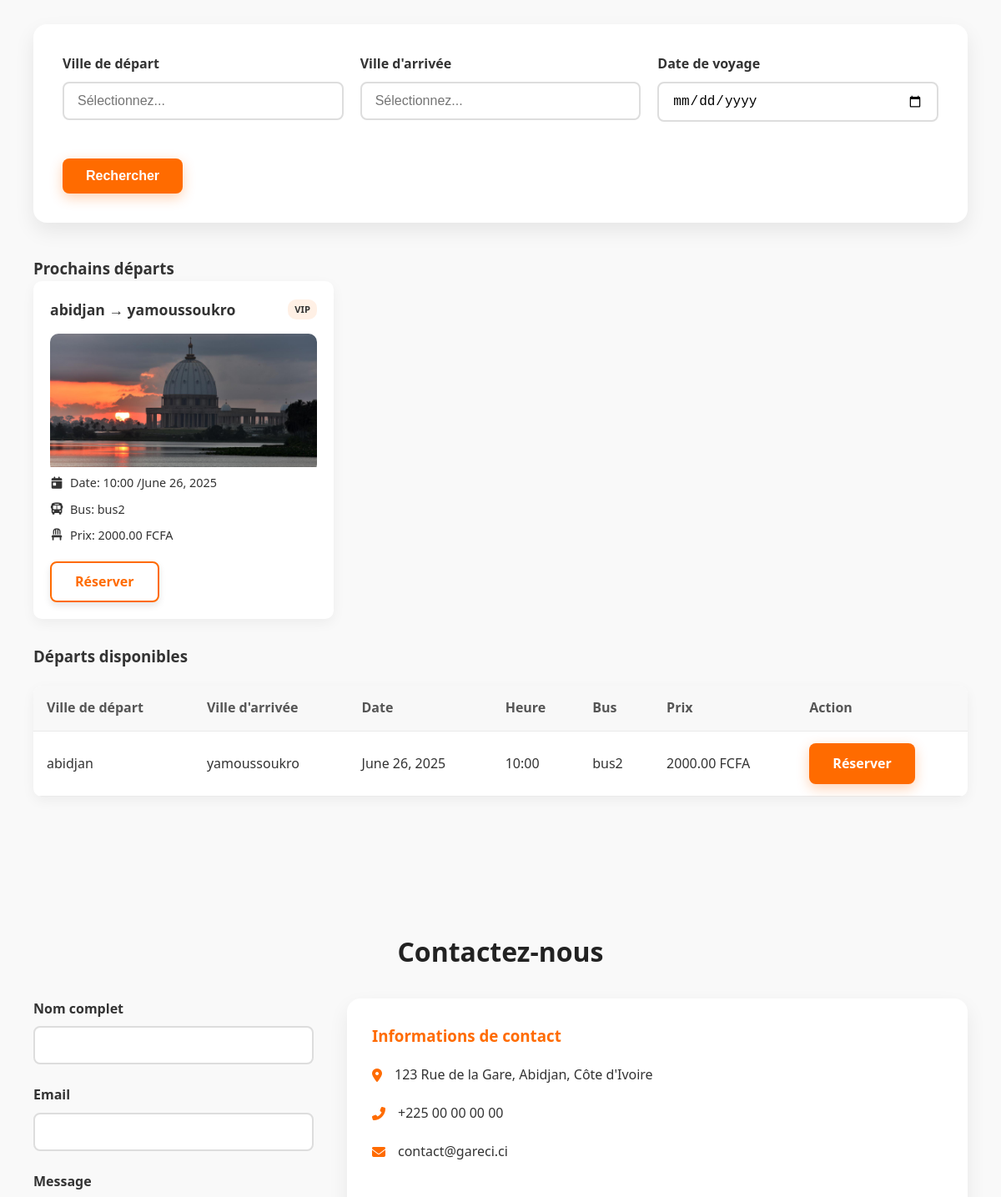
The app's page / (middle part), older data.
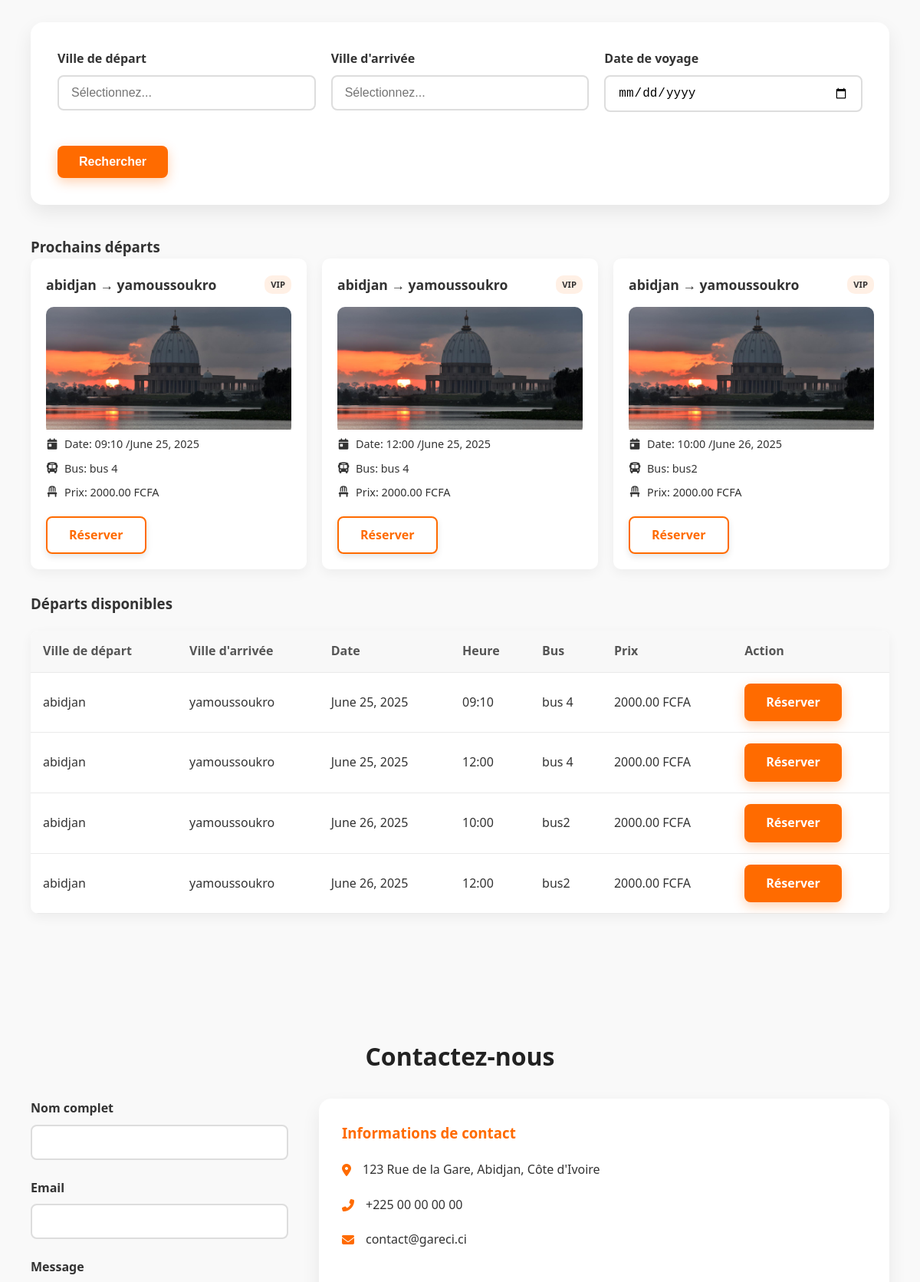
The same page, newer data.
### trips/models.py (models this page shows, shortened)
class Departure(models.Model):
    trip = models.ForeignKey(Trip, on_delete=models.CASCADE)
    bus = models.ForeignKey(Bus, on_delete=models.CASCADE)
    date = models.DateField()
    time = models.TimeField()
    is_active = models.BooleanField(default=True)
    class Meta:
        ordering = ['date', 'time']  # Tri par défaut par date puis heure

class Trip(models.Model):
    origin = models.CharField(max_length=100)       # Ville de départ
    destination = models.CharField(max_length=100)  # Ville d'arrivée
    category = models.ForeignKey(Category, on_delete=models.CASCADE)
    description = models.TextField(blank=True)
    price = models.DecimalField(max_digits=10, decimal_places=2, default=0)  # Prix du trajet

class Bus(models.Model):
    name = models.CharField(max_length=100)
    capacity = models.PositiveIntegerField()
    def __str__(self):
        return self.name

### trips/views.py (the view)
# urls.py: 2. Add a URL to urlpatterns:  path('', views.home, name='home')
def home(request):
    search_form = TripSearchForm(request.GET or None)
    contact_form = ContactForm()
    if request.method == 'POST':
        contact_form = ContactForm(request.POST)
        if contact_form.is_valid():
            contact_form.save()
            return redirect('trips:home')
    departures = Departure.objects.filter(is_active=True)
    return render(request, 'home.html', {
        'search_form': search_form,
        'contact_form': contact_form,
        'departures': departures,
        'active_tab': 'home'
    })

### trips/forms.py
class TripSearchForm(forms.Form):
    origin = forms.CharField(label='Ville de départ', max_length=100, required=False)
    destination = forms.CharField(label='Ville d\'arrivée', max_length=100, required=False)
    date = forms.DateField(label='Date', required=False, widget=forms.DateInput(attrs={'type': 'date'}))

### reservations/forms.py
class ContactForm(forms.ModelForm):
    class Meta:
        model = ContactMessage
        fields = ['name', 'email', 'message']

### templates/home.html (shortened to what this page needs)
{% extends 'base.html' %}
{% load static %}
{% block content %}
    <section id="search" class="search-section">
        <div class="container">
            <div class="search-card">
                <form method="get" action="{% url 'trips:search_results' %}">
                    <div class="form-row">
                        <div class="form-group">
                            <label for="origin">Ville de départ</label>
                            <input type="text" id="origin" name="origin" class="form-control" placeholder="Sélectionnez...">
                        </div>
                        <div class="form-group">
                            <label for="destination">Ville d'arrivée</label>
                            <input type="text" id="destination" name="destination" class="form-control" placeholder="Sélectionnez...">
                        </div>
                        <div class="form-group">
                            <label for="date">Date de voyage</label>
                            <input type="date" id="date" name="date" class="form-control">
                        </div>
                    </div>
                    <button type="submit" class="btn btn-primary">Rechercher</button>
                </form>
            </div>
            <section class="cards-section">
                    <div class="section-header">
                        <h3>Prochains départs</h3>
                    </div>
                    <div class="cards-grid">
                        {% for departure in departures|slice:"0:3" %}
                        <div class="trip-card">
                            <div class="trip-header">
                                <h4>{{ departure.trip.origin }} → {{ departure.trip.destination }}</h4>
                                <span class="trip-category vip">VIP</span>
                            </div>
                            <div class="trip-image">
                                <img src="{% static "imgs/0f7bb52_31208-270c8m.jpg" %}" alt="yamoussoukro Image" class="yamoussoukro">
                            </div>
                            <div class="trip-details">
                                <p><i class="fas fa-calendar-day"></i>Date: {{ departure.time|time:'H:i' }} /{{ departure.date }}</p>
                                <p><i class="fas fa-bus"></i>Bus: {{ departure.bus }}</p>
                                <p><i class="fas fa-chair"></i>Prix: {{ departure.trip.price }} FCFA</p>
                            </div>
                            <div class="trip-actions">
                                <a href="{% url 'reservations:reserve' departure.id %}" class="btn btn-outline">Réserver</a>
                            </div>
                        </div>
                        {% empty %}
                                <i class="fas fa-bus"></i>
                                <p>Aucun départ disponible actuellement</p>
                        {% endfor %}
                    </div>
                </section>
            <div class="results-container" id="departures">
                <h3 class="results-title">Départs disponibles</h3>
                <table class="departures-table">
                    <thead>
                        <tr>
                            <th>Ville de départ</th>
                            <th>Ville d'arrivée</th>
                            <th>Date</th>
                            <th>Heure</th>
                            <th>Bus</th>
                            <th>Prix</th>
                            <th>Action</th>
                        </tr>
                    </thead>
                    <tbody>
                        {% for departure in departures %}
                        <tr>
                            <td>{{ departure.trip.origin }}</td>
                            <td>{{ departure.trip.destination }}</td>
                            <td>{{ departure.date }}</td>
                            <td>{{ departure.time|time:'H:i' }}</td>
                            <td>{{ departure.bus }}</td>
                            <td>{{ departure.trip.price }} FCFA</td>
                            <td>
                                <a href="{% url 'reservations:reserve' departure.id %}" class="btn btn-primary btn-sm">Réserver</a>
                            </td>
                        </tr>
                        {% endfor %}
                    </tbody>
                </table>
            </div>
        </div>
    </section>
    <section id="contact" class="contact-section">
        <div class="container">
            <h2 class="section-title">Contactez-nous</h2>
            <div class="contact-container">
                <form class='contact-form ' method="post" action="">
                    <div class="form-group">
                        <label for="contact-name">Nom complet</label>
                        {{ contact_form.name }}
                    </div>
                    <div class="form-group">
                        <label for="contact-email">Email</label>
                        {{ contact_form.email }}
                    </div>
                    <div class="form-group">
                        <label for="contact-message">Message</label>
                    </div>
                </form>
                <div class="contact-info">
                    <h3>Informations de contact</h3>
                    <div class="info-item">
                        <i class="fas fa-map-marker-alt"></i>
                        <p>123 Rue de la Gare, Abidjan, Côte d'Ivoire</p>
                    </div>
                    <div class="info-item">
                        <i class="fas fa-phone-alt"></i>
                        <p>+225 00 00 00 00</p>
                    </div>
                    <div class="info-item">
                        <i class="fas fa-envelope"></i>
                        <p>contact@gareci.ci</p>
                    </div>
                </div>
            </div>
        </div>
    </section>
{% endblock %}

### templates/base.html (shortened to what this page needs)
<!DOCTYPE html>
<html lang="fr">
<head>
    {% load static %}
    <link rel="stylesheet" href="{% static 'css/bases.css' %}">
    <link rel="stylesheet" href="{% static 'css/homes.css' %}">
    <link rel="stylesheet" href="{% static 'css/searchs.css' %}">
    <link rel="stylesheet" href="{% static 'css/accounts/account.css' %}">
    <link rel="stylesheet" href="{% static 'css/reservations/reservationlistes.css' %}">
    <link rel="stylesheet" href="{% static 'css/reservations/messageliste.css' %}">
    <link rel="stylesheet" href="{% static 'css/reservations/reserves.css' %}">
    <link rel="stylesheet" href="https://cdnjs.cloudflare.com/ajax/libs/font-awesome/6.4.0/css/all.min.css">
</head>
<body>
    <main class="main-content">
        <div class="container">
            {% block content %}{% endblock %}
        </div>
    </main>
</body>
</html>

### static/css/bases.css (style rules this page uses)
:root { --primary-color: #FF6B00; --secondary-color: #34A853; --text-color: #333; --bg-color: #f9f9f9; --footer-bg: #222; --shadow-default: 0 4px 8px rgba(0, 0, 0, 0.1); --border_c: #ddd; }
* { margin: 0; padding: 0; box-sizing: border-box; }
body { font-family: 'Segoe UI', Tahoma, Geneva, Verdana, sans-serif; line-height: 1.6; color: var(--text-color); background-color: var(--bg-color); position: relative; min-height: 100vh; }
.container { width: 100%; max-width: 1200px; margin: 0 auto; padding: 0 20px; }
.btn { display: inline-block; padding: 12px 28px; border-radius: 8px; font-weight: 600; text-align: center; text-decoration: none; cursor: pointer; transition: all 0.3s ease; border: none; font-size: 1rem; box-shadow: var(--shadow-default); }
.btn-primary { background-color: var(--primary-color); color: white; box-shadow: 0 5px 15px rgba(255, 107, 0, 0.3); }
.btn-outline { background-color: transparent; border: 2px solid var(--primary-color); color: var(--primary-color); padding: 10px 28px; }
.form-group { margin-bottom: 1.5rem; position: relative; }
.form-group label { display: flex; align-items: center; margin-bottom: 0.5rem; font-weight: 500; color: var(--text-color); }
.contact-form { width: 30%; }
#contact { padding-top: 100px; }
.form-group textarea,.form-group input { width: 100%; padding: 0.75rem 1rem; border: 2px solid var(--border_c); border-radius: 8px; font-size: 1rem; transition: all 0.3s; }
.main-content { padding: 100px 0 80px; flex: 1; }

### static/css/homes.css (style rules this page uses)
#search { padding-top: 100px; }
.search-section { padding: 60px 0; }
.section-title { text-align: center; margin-bottom: 30px; font-size: 2rem; color: #222; }
.search-card { background-color: white; border-radius: 16px; box-shadow: 0 10px 25px rgba(0, 0, 0, 0.08); padding: 35px; margin-bottom: 40px; transition: box-shadow 0.3s ease; }
.form-row { display: flex; flex-wrap: wrap; gap: 20px; margin-bottom: 20px; }
.form-group { flex: 1; min-width: 200px; }
.form-group label { display: block; margin-bottom: 8px; font-weight: 600; }
.form-control { width: 100%; padding: 12px; border: 1px solid #ddd; border-radius: 8px; font-size: 1rem; transition: border 0.2s ease; }
.cards-section { margin-bottom: 30px; }
.cards-grid { display: grid; grid-template-columns: repeat(auto-fill, minmax(300px, 1fr)); gap: 20px; }
.trip-card { background-color: white; border-radius: 10px; box-shadow: 0 5px 15px rgba(0, 0, 0, 0.05); padding: 20px; }
.trip-header { display: flex; justify-content: space-between; align-items: center; margin-bottom: 15px; }
.trip-header h4 { font-size: 1.1rem; }
.trip-category { font-size: 0.7rem; padding: 3px 8px; border-radius: 10px; font-weight: 600; text-transform: uppercase; }
.trip-category.vip { background-color: rgba(255, 107, 0, 0.1); color: var(--primary); }
.trip-details { margin-bottom: 20px; }
.trip-details p { display: flex; align-items: center; margin-bottom: 8px; font-size: 0.9rem; color: var(--gray); }
.trip-details i { margin-right: 8px; width: 16px; text-align: center; }
.trip-actions { display: flex; gap: 10px; }
.trip-image { width: 100%; height: auto; border-radius: 10px; overflow: hidden; }
.trip-image img { width: 100%; height: auto; }
.departures-table { width: 100%; border-collapse: collapse; margin-top: 20px; background-color: white; border-radius: 10px; overflow: hidden; box-shadow: 0 5px 15px rgba(0, 0, 0, 0.05); }
.departures-table th, .departures-table td { padding: 14px 16px; text-align: left; border-bottom: 1px solid #eaeaea; }
.departures-table th { background-color: #f8f8f8; font-weight: 700; color: #555; }
.contact-section { padding: 60px 0; }
.contact-container { display: flex; gap: 40px; margin-top: 30px; flex-wrap: wrap; }
.contact-info { width: 100%; flex: 1; background-color: white; border-radius: 16px; box-shadow: 0 10px 25px rgba(0, 0, 0, 0.07); padding: 30px; transition: box-shadow 0.3s ease; }
.contact-info h3 { margin-bottom: 20px; color: #FF6B00; }
.info-item { display: flex; align-items: flex-start; margin-bottom: 20px; }
.info-item i { color: #FF6B00; margin-right: 15px; margin-top: 5px; }

Row changes from the older to the newer data that the page shows:
added Departure: trip.origin "abidjan", trip.destination "yamoussoukro", time "09:10", date "June 25, 2025", bus "bus 4", trip.price "2000.00"
added Departure: trip.origin "abidjan", trip.destination "yamoussoukro", time "12:00", date "June 25, 2025", bus "bus 4", trip.price "2000.00"
added Departure: trip.origin "abidjan", trip.destination "yamoussoukro", date "June 26, 2025", time "12:00", bus "bus2", trip.price "2000.00", shown under "Départs disponibles"
